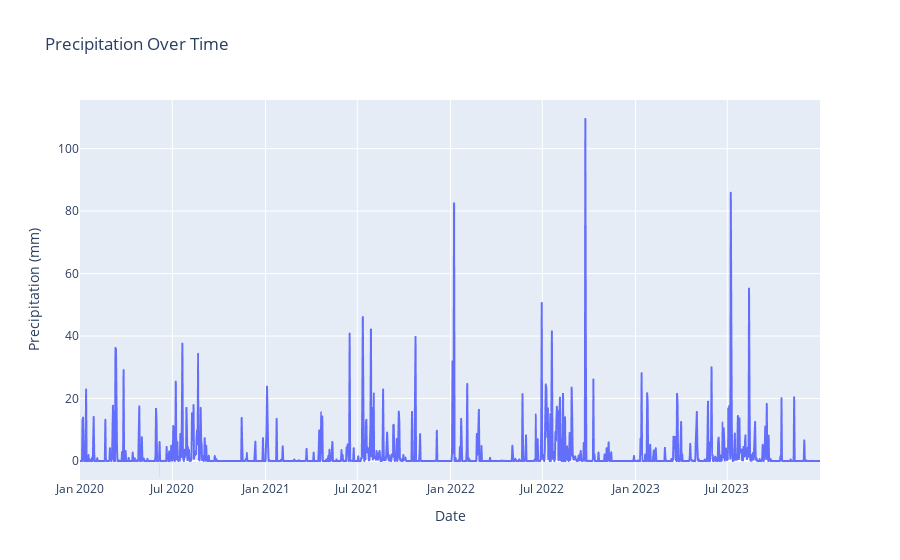

Notebook code for this chart:
### Code cell
#punjab.set_index('Time', inplace=True)

# Create a Plotly figure using plotly.express
fig = px.line(punjab_daily_data, x=punjab_daily_data.index, y='precipitation (mm)', title='Precipitation Over Time')

# Update x-axis and y-axis titles
fig.update_xaxes(title_text='Date')
fig.update_yaxes(title_text='Precipitation (mm)	')

# Show the figure
fig.show()

### Figure 1 — Plotly figure (JSON) as saved in the notebook; plotly's stock layout.template omitted (floating-point values rounded to 4 significant figures; data arrays with more than 128 entries replaced by an {"elided": "..."} marker saying what was removed)
{"data": [{"hovertemplate": "date=%{x}<br>precipitation (mm)=%{y}<extra></extra>", "legendgroup": "", "line": {"color": "#636efa", "dash": "solid"}, "marker": {"symbol": "circle"}, "mode": "lines", "name": "", "showlegend": false, "type": "scattergl", "x": {"elided": "1461 str values"}, "xaxis": "x", "y": {"elided": "1461 float values"}, "yaxis": "y"}], "layout": {"legend": {"tracegroupgap": 0}, "title": {"text": "Precipitation Over Time"}, "xaxis": {"anchor": "y", "domain": [0, 1], "title": {"text": "Date"}}, "yaxis": {"anchor": "x", "domain": [0, 1], "title": {"text": "Precipitation (mm)\t"}}}}
